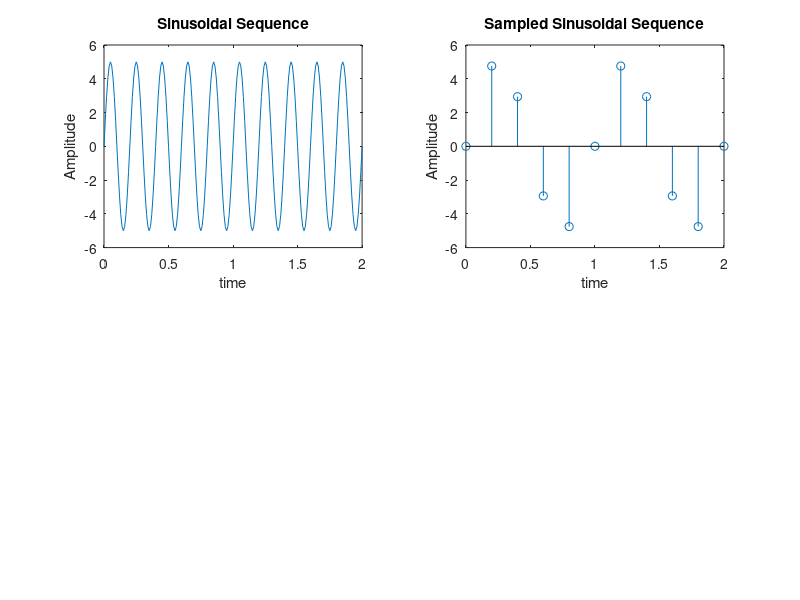

Recreate this plot in MATLAB.
a=input('enter the amplitude ');
f=input('enter the fre ');
fs=input('enter the sampling fre ');
t=0:0.01:2;
y=a*sin(2*pi*f*t);
subplot(2,2,1);
plot(t,y);
%stem(t,y);
ylabel('Amplitude');
xlabel('time');
title('Sinusoidal Sequence');

%n = -20:1:20;
n=0:1/fs:2;
y=a*sin(2*pi*f*n/fs);
subplot(2,2,2);
stem(n,y);
%plot(n,y);
ylabel('Amplitude');
xlabel('time');
title('Sampled Sinusoidal Sequence');